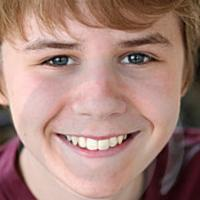
#> input picture MLBackend/dataset/11-20/12_0_0_20170110220108459.jpg.chip.jpg, 200 x 200 px
$ jupyter execute --allow-errors lbp_batch.ipynb
#> lines starting #> are read from the running program, lines starting #| are printed output that depends on the picture
[cell 1]
import numpy as np
import pandas as pd
import cv2
import matplotlib.pyplot as plt
import os
from skimage import feature
from tqdm import tqdm

[cell 2]
class LocalBinaryPatterns:
	def __init__(self, numPoints, radius):
		# store the number of points and radius
		self.numPoints = numPoints
		self.radius = radius
	def describe(self, image, eps=1e-7):
		# compute the Local Binary Pattern representation
		# of the image, and then use the LBP representation
		# to build the histogram of patterns
		lbp = feature.local_binary_pattern(image, self.numPoints,
			self.radius, method="uniform")
		(hist, _) = np.histogram(lbp.ravel(),
			bins=np.arange(0, self.numPoints + 3),
			range=(0, self.numPoints + 2))
		# normalize the histogram
		hist = hist.astype("float")
		hist = hist / (hist.sum() + eps)
		# return the histogram of Local Binary Patterns
		return hist

[cell 3]
path = '../dataset' ## TODO: Change this to the path of your dataset. (The code will look through every subfolder for images)

images = []
for x, y, z in os.walk(path):
    for name in tqdm(z):
        images.append(os.path.join(x, name).replace('\\','/'))
#> further down, img is the input picture: shape (200, 200, 3); mean B, G, R 123.2, 132.3, 168.1

[cell 4]
lbp_df = pd.DataFrame()


# the parameters of the LBP algo
# higher = more time required
sample_points = 16
radius = 4

# this code takes a while
#> (the rest of this cell did not finish here and is left out)

#> in describe, `lbp = feature.local_binary_pattern(image, self.numPoints, self.radius,..`:
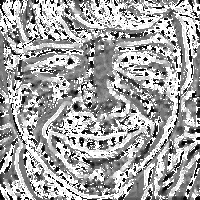
#> lbp: shape (200, 200) float64; min 0, max 17, mean 10.91; drawn with min black and max white
#> in describe, `lbp = feature.local_binary_pattern(image, self.numPoints, self.radius,..`:
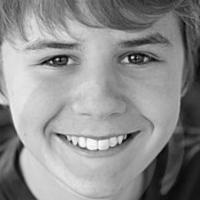
#> image: shape (200, 200); min 2, max 253, mean 142
#> in describe, `(hist, _) = np.histogram(lbp.ravel(), bins=np.arange(0, self.numPoints..`: hist = 18 values, max 13454 at index 17, min 753 at index 12, mean 2222.2
#> in describe, `hist = hist / (hist.sum() + eps)`: hist = 18 values, max 0.336 at index 17, min 0.0188 at index 12, mean 0.0556
#> `lbp = LocalBinaryPatterns(sample_points, radius).describe(cv2.cvtColor..`: lbp has the same summary as hist in describe
#> `row = dict(zip(range(0, len(lbp)), lbp))`: row = 18 items
    row = dict(zip(range(0, len(lbp)), lbp))
    row['ageRange'] = i.split('/')[3] ## TODO: change 3 to the index in the path where the age range is located
    ## for example, mine was ../dataset/female/age_10_14/imagename => split by / => index 3
    lbp_df = lbp_df.append(row, ignore_index=True)
